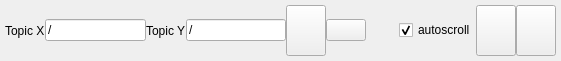
<?xml version="1.0" encoding="UTF-8"?>
<ui version="4.0">
 <class>DataPlotWidget</class>
 <widget class="QWidget" name="DataPlotWidget">
  <property name="geometry">
   <rect>
    <x>0</x>
    <y>0</y>
    <width>561</width>
    <height>61</height>
   </rect>
  </property>
  <property name="acceptDrops">
   <bool>true</bool>
  </property>
  <property name="windowTitle">
   <string>Plot</string>
  </property>
  <layout class="QVBoxLayout" name="verticalLayout">
   <property name="spacing">
    <number>0</number>
   </property>
   <property name="margin">
    <number>0</number>
   </property>
   <item>
    <layout class="QHBoxLayout" name="dataPlotControls">
     <property name="spacing">
      <number>0</number>
     </property>
     <property name="margin">
      <number>5</number>
     </property>
     <item>
      <widget class="QLabel" name="label">
       <property name="text">
        <string>Topic X</string>
       </property>
      </widget>
     </item>
     <item>
      <widget class="QLineEdit" name="topic_edit">
       <property name="text">
        <string>/</string>
       </property>
      </widget>
     </item>
     <item>
      <widget class="QLabel" name="labelY">
       <property name="text">
        <string>Topic Y</string>
       </property>
      </widget>
     </item>
     <item>
      <widget class="QLineEdit" name="topicY_edit">
       <property name="text">
        <string>/</string>
       </property>
      </widget>
     </item>
     <item>
      <widget class="QPushButton" name="subscribe_topic_button">
       <property name="sizePolicy">
        <sizepolicy hsizetype="Preferred" vsizetype="Preferred">
         <horstretch>0</horstretch>
         <verstretch>0</verstretch>
        </sizepolicy>
       </property>
       <property name="contextMenuPolicy">
        <enum>Qt::DefaultContextMenu</enum>
       </property>
       <property name="toolTip">
        <string>add topic to plot</string>
       </property>
       <property name="iconSize">
        <size>
         <width>16</width>
         <height>16</height>
        </size>
       </property>
      </widget>
     </item>
     <item>
      <widget class="QPushButton" name="remove_topic_button">
       <property name="iconSize">
        <size>
         <width>16</width>
         <height>16</height>
        </size>
       </property>
      </widget>
     </item>
     <item>
      <spacer name="spacer">
       <property name="orientation">
        <enum>Qt::Horizontal</enum>
       </property>
       <property name="sizeHint" stdset="0">
        <size>
         <width>40</width>
         <height>20</height>
        </size>
       </property>
      </spacer>
     </item>
     <item>
      <widget class="QCheckBox" name="autoscroll_checkbox">
       <property name="text">
        <string>autoscroll</string>
       </property>
       <property name="checked">
        <bool>true</bool>
       </property>
      </widget>
     </item>
     <item>
      <widget class="QPushButton" name="pause_button">
       <property name="sizePolicy">
        <sizepolicy hsizetype="Preferred" vsizetype="Preferred">
         <horstretch>0</horstretch>
         <verstretch>0</verstretch>
        </sizepolicy>
       </property>
       <property name="toolTip">
        <string>pause plot</string>
       </property>
       <property name="iconSize">
        <size>
         <width>16</width>
         <height>16</height>
        </size>
       </property>
       <property name="checkable">
        <bool>true</bool>
       </property>
      </widget>
     </item>
     <item>
      <widget class="QPushButton" name="clear_button">
       <property name="sizePolicy">
        <sizepolicy hsizetype="Preferred" vsizetype="Preferred">
         <horstretch>0</horstretch>
         <verstretch>0</verstretch>
        </sizepolicy>
       </property>
       <property name="toolTip">
        <string>clear plot</string>
       </property>
       <property name="iconSize">
        <size>
         <width>16</width>
         <height>16</height>
        </size>
       </property>
      </widget>
     </item>
    </layout>
   </item>
   <item>
    <layout class="QHBoxLayout" name="data_plot_layout">
     <property name="spacing">
      <number>0</number>
     </property>
    </layout>
   </item>
  </layout>
 </widget>
 <resources/>
 <connections/>
</ui>
